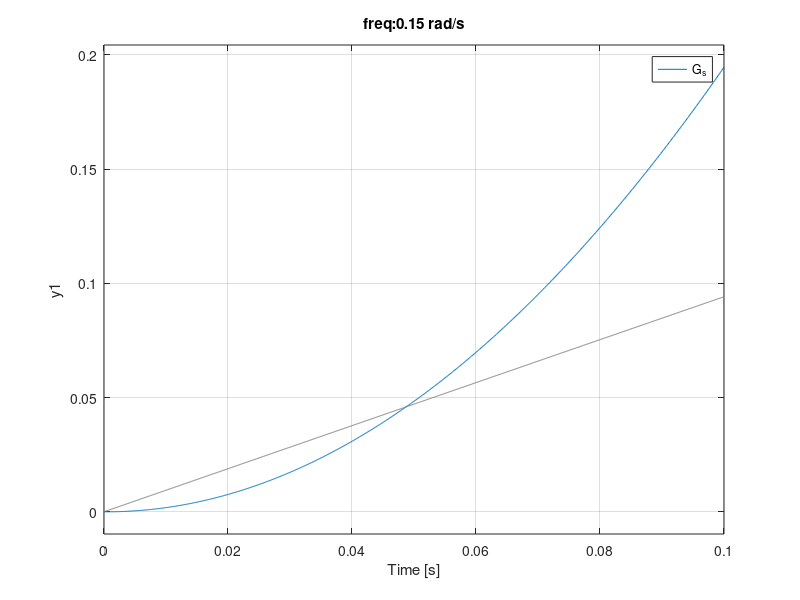
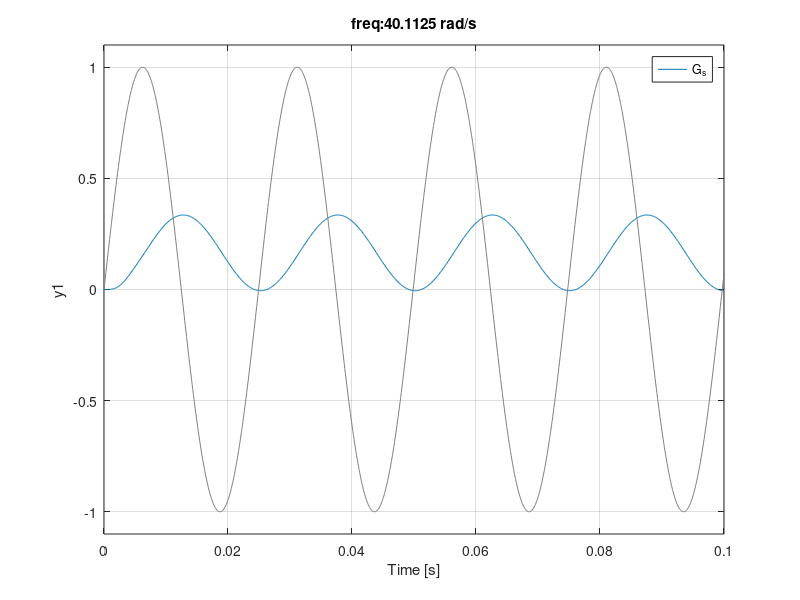
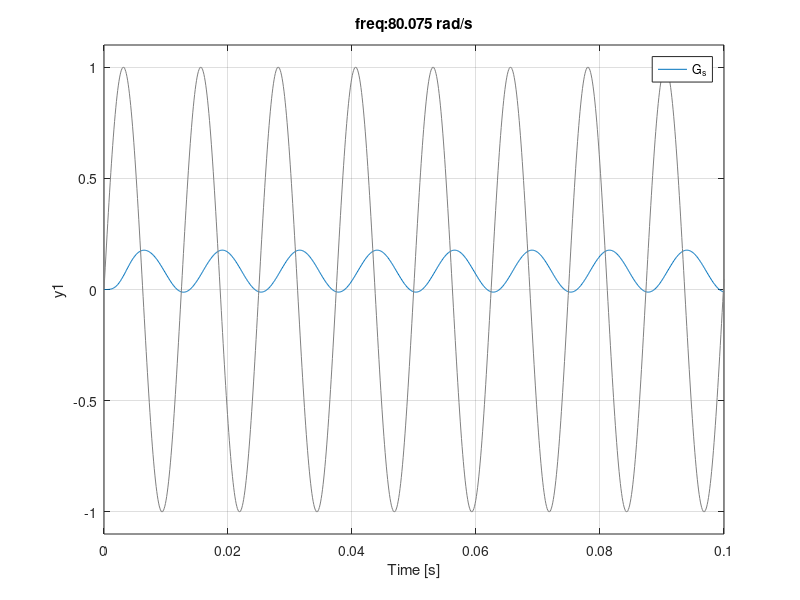
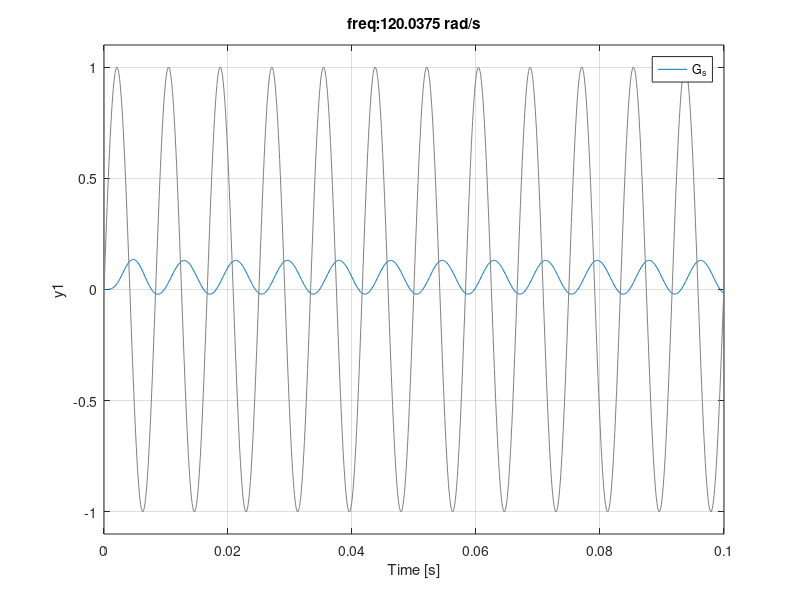

Write MATLAB code to recreate these figures, in order.
##Limpa todos os dados anteriores
clear -a
close all
clc
## Inicia pacote de controle
pkg load control

s = tf('s');

##constantes
Ke = 0.117;
Ka = 5;
J = 1.88e-6;
b = 2.13e-4;
Ra = 1.8;
La = 4.1e-3;

##funcao de transferencia
G_s = (Ka*Ke)/(s*((Ra+La*s)*(J*s+b)+Ke^2))

##numero de graficos para gerar
graphs = 5;

##vetor de freq em hertz
omega_f = linspace(0.15,160,graphs);
##vetor auxiliar para guardar os valores em rad/s
omega_n = zeros(length(omega_f),1);

##vetor de tempo
t = linspace(0,0.1,1000);

for i=1:length (omega_f)
  
##  converte de hertz pra rad/s
    omega_n(i) = omega_f(i)*2*pi;
##  sinal senoidal
    u = sin(omega_n(i)*t);

##  gera grafico pra cada \omega
    figure
    lsim(G_s,u,t)
    title(strcat("freq: ",num2str(omega_f(i)), " rad/s"))
    
end

figure
bode(G_s)
title('Diagrama de Bode')

figure
nyquist(G_s)
title('Diagrama de Nyquist')